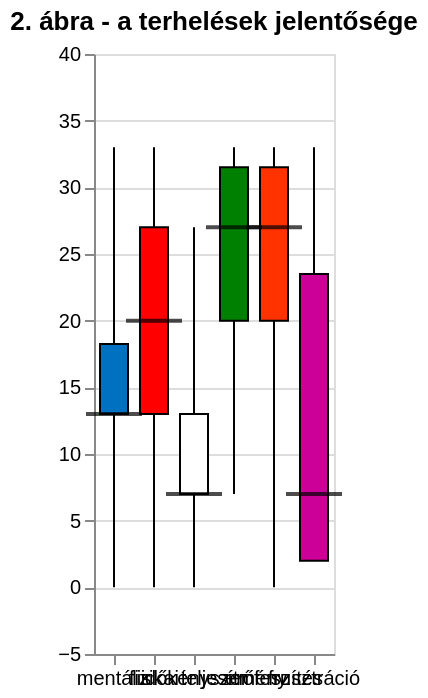

Vega-Lite specification for this chart:
### Vega-Lite specification from a JSON file in a GitHub repository (floating-point values rounded to 4 significant figures)
{"$schema": "https://vega.github.io/schema/vega-lite/v5.json", "description": "A simple bar chart with embedded data.", "title": "2. ábra - a terhelések jelentősége", "data": {"values": [{"Dim": "mentális", "color": "rgb(0, 112, 192)", "lower": 0.0, "q1": 13.0, "median": 13.0, "q3": 18.25, "upper": 33.0, "outliers": []}, {"Dim": "fizikai", "color": "rgb(255, 0, 0)", "lower": 0.0, "q1": 13.0, "median": 20.0, "q3": 27.0, "upper": 33.0, "outliers": []}, {"Dim": "időkényszer", "color": "rgb(255, 255, 255)", "lower": 0.0, "q1": 7.0, "median": 7.0, "q3": 13.0, "upper": 27.0, "outliers": []}, {"Dim": "teljesítmény", "color": "rgb(0, 128, 0)", "lower": 7.0, "q1": 20.0, "median": 27.0, "q3": 31.5, "upper": 33.0, "outliers": []}, {"Dim": "erőfeszítés", "color": "rgb(255, 50, 00)", "lower": 0.0, "q1": 20.0, "median": 27.0, "q3": 31.5, "upper": 33.0, "outliers": []}, {"Dim": "frusztráció", "color": "rgb(204, 0, 153)", "lower": 2.0, "q1": 2.0, "median": 7.0, "q3": 23.5, "upper": 33.0, "outliers": []}]}, "encoding": {"x": {"field": "Dim", "type": "nominal", "title": null, "sort": null, "axis": {"labelAngle": 0}}}, "layer": [{"mark": {"type": "rule"}, "encoding": {"y": {"field": "lower", "type": "quantitative", "scale": {"zero": false}, "title": null}, "y2": {"field": "upper"}}}, {"mark": {"type": "bar", "size": 14, "opacity": 1.0, "stroke": "black", "strokeWidth": 1}, "encoding": {"y": {"field": "q1", "type": "quantitative", "scale": {"domain": [-5, 40]}}, "y2": {"field": "q3"}, "color": {"field": "color", "type": "nominal", "legend": null, "scale": null}}}, {"mark": {"type": "tick", "color": "black", "size": 28, "thickness": 2}, "encoding": {"y": {"field": "median", "type": "quantitative"}}}, {"transform": [{"flatten": ["outliers"]}], "mark": {"type": "point", "style": "boxplot-outliers"}, "encoding": {"y": {"field": "outliers", "type": "quantitative"}}}]}
